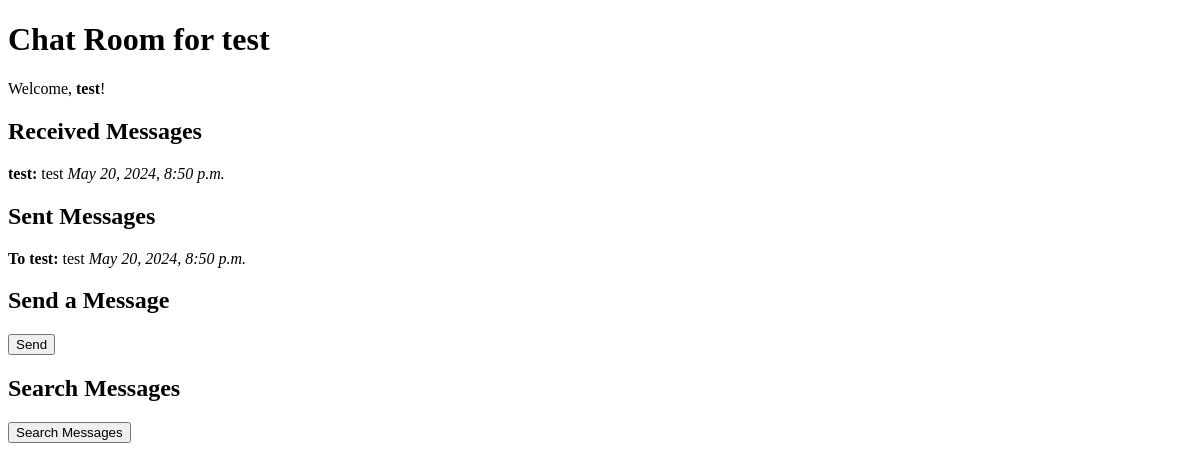
/chat/test/ (signed in), run on an earlier commit of the app's database.
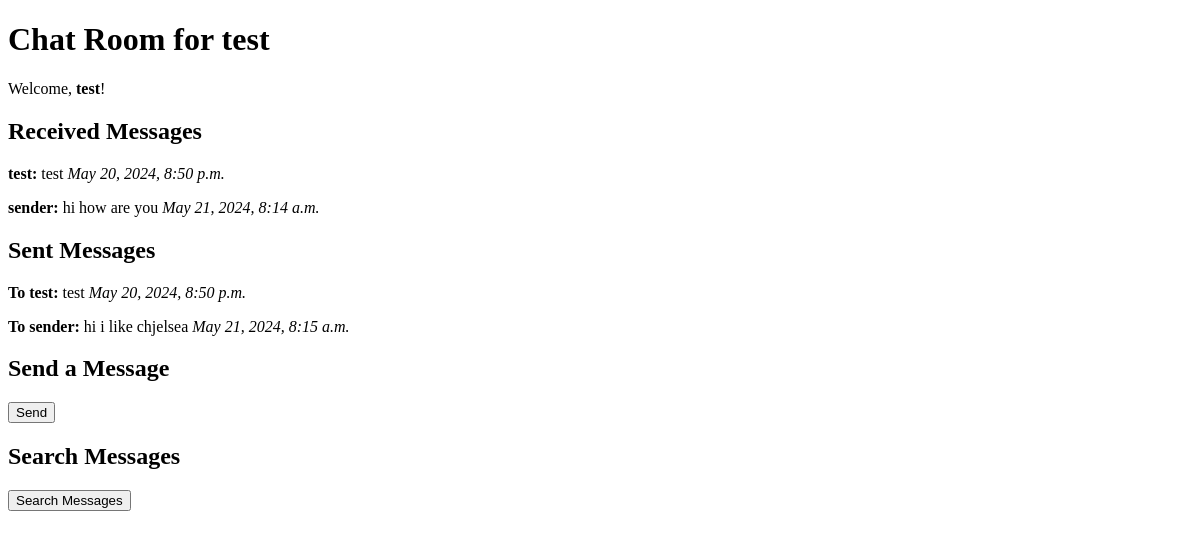
And on a later commit of the database.
### accounts/models.py (models this page shows, shortened)
class User(AbstractBaseUser):
    username = models.CharField(max_length=150, unique=True)
    password = models.CharField(max_length=128)
    objects = UserManager()
    USERNAME_FIELD = 'username'

### chat/models.py (models this page shows, shortened)
class Message(models.Model):
    sender = models.ForeignKey(User, related_name='sent_messages', on_delete=models.CASCADE)
    receiver = models.ForeignKey(User, related_name='received_messages', on_delete=models.CASCADE)
    content = models.TextField()
    timestamp = models.DateTimeField(auto_now_add=True)

### chat/views.py (the view)
# urls.py: path('<str:username>/', user_chat_view, name='user_chat'),
@login_required
def user_chat_view(request, username):
    user = get_object_or_404(User, username=username)
    """
        FLAW 1:  A01:2021-Broken Access Control
        Fix commented below this.
        We have to check if the user from URL is the same as request.user.
        Request user is the one whos logged in and he shouldnt be able to see other peoples messages.
    """
    received_messages = Message.objects.filter(receiver=user).order_by('timestamp')
    sent_messages = Message.objects.filter(sender=user).order_by('timestamp')
    return render(request, 'chat/user_chat.html', {
        'received_messages': received_messages,
        'sent_messages': sent_messages,
        'username': user.username,
        'current_user': request.user.username
    })

### chat/templates/chat/user_chat.html (shortened to what this page needs)
<!DOCTYPE html>
<html>
<head>
</head>
<body>
    <h1>Chat Room for {{ username }}</h1>
    <p>Welcome, <strong>{{ current_user }}</strong>!</p>
    <h2>Received Messages</h2>
    <div id="received-messages">
        {% for message in received_messages %}
            <p><strong>{{ message.sender.username }}:</strong> {{ message.content }} <em>{{ message.timestamp }}</em></p>
        {% endfor %}
    </div>
    <h2>Sent Messages</h2>
    <div id="sent-messages">
        {% for message in sent_messages %}
            <p><strong>To {{ message.receiver.username }}:</strong> {{ message.content }} <em>{{ message.timestamp }}</em></p>
        {% endfor %}
    </div>
    <h2>Send a Message</h2>
    <form method="post" action="{% url 'chat:chat' %}">
        <button type="submit">Send</button>
    </form>
    <h2>Search Messages</h2>
    <a href="{% url 'chat:search_messages' %}"><button type="button">Search Messages</button></a>
</body>
</html>

What changed in the data, as far as the page shows it:
added Message: sender.username "sender", content "hi how are you", timestamp "May 21, 2024, 8:14 a.m.", shown under "Received Messages"
added Message: receiver.username "sender", content "hi i like chjelsea", timestamp "May 21, 2024, 8:15 a.m.", shown under "Sent Messages"
